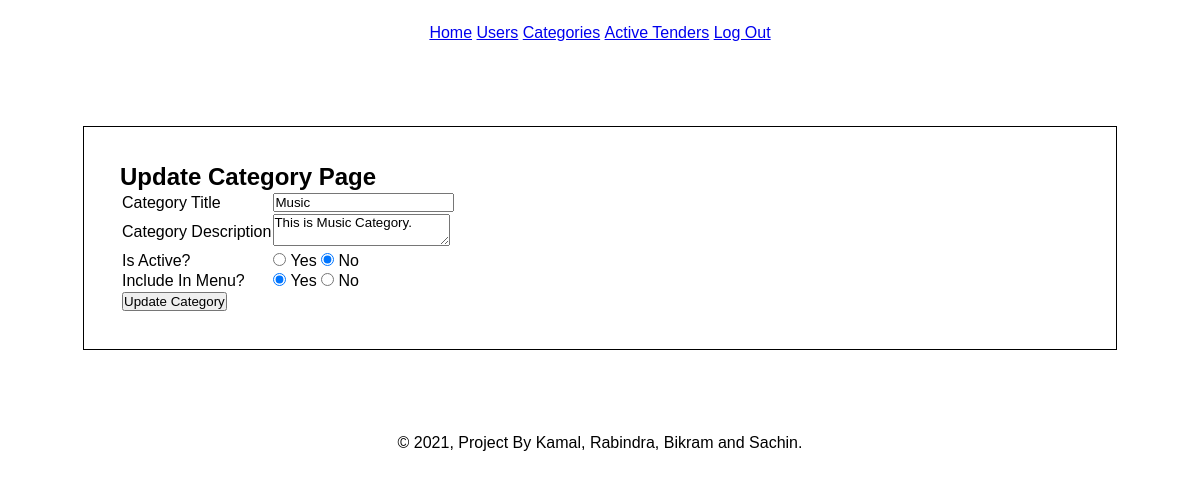
The page /admin/update_category.php?category_id=3 (signed in) on the database its author committed.
### tables this page shows
CREATE TABLE `tbl_categories` (
  `category_id` int(10) UNSIGNED NOT NULL,
  `category_title` varchar(100) NOT NULL,
  `category_description` varchar(255) NOT NULL,
  `is_active` tinyint(1) NOT NULL,
  `include_in_menu` tinyint(1) NOT NULL,
  `created_at` datetime NOT NULL,
  `updated_at` datetime NOT NULL
);

### admin/update_category.php (the view, shortened to what this page needs)
<?php
    if(isset($_GET['category_id']))
    {
        $category_id = $_GET['category_id'];
        $conn = mysqli_connect(LOCALHOST,USERNAME,PASSWORD) or die(mysqli_error());
        $query = "SELECT * FROM tbl_categories WHERE category_id=$category_id";
        $res = mysqli_query($conn,$query);
        if($res==true)
        {
            $row = mysqli_fetch_assoc($res);
            $category_title = $row['category_title'];
            $category_description = $row['category_description'];
            $include_in_menu = $row['include_in_menu'];
            $is_active = $row['is_active'];
        }
    }
    else
    {
        header('location:'.SITEURL.'admin/categories.php');
    }
?>
<?php
    include('box/header.php');
?>
    <section class="main">
        <h1>Update Category Page</h1>
        <form method="post" action="update_category_action.php">
            <table>
                <tr>
                    <td>Category Title</td>
                    <td><input type="text" name="category_title" value="<?php echo $category_title; ?>" /></td>
                </tr>
                <tr>
                    <td>Category Description</td>
                    <td><textarea name="category_description"><?php echo $category_description; ?></textarea></td>
                </tr>
                <tr>
                    <td>Is Active?</td>
                    <td>
                        <input <?php if($is_active == 1){echo "checked='checked'";} ?> type="radio" name="is_active" value="1" /> Yes
                        <input <?php if($is_active == 0){echo "checked='checked'";} ?> type="radio" name="is_active" value="0" /> No
                    </td>
                </tr>
                <tr>
                    <td>Include In Menu?</td>
                    <td>
                        <input <?php if($include_in_menu == 1){echo "checked='checked'";} ?> type="radio" name="include_in_menu" value="1" /> Yes
                        <input <?php if($include_in_menu == 0){echo "checked='checked'";} ?> type="radio" name="include_in_menu" value="0" /> No
                    </td>
                </tr>
                <tr>
                    <td colspan="2">
                        <input type="submit" name="submit" value="Update Category" />
                    </td>
                </tr>
            </table>
        </form>
    </section>
    <?php include('box/footer.php'); ?>

### assets/css/style.css (style rules this page uses)
* { margin: 0 0; padding: 0 0; font-family: sans-serif,arial,helvetica; }
.main { width: 80%; border: 1px solid black; padding: 3%; margin: 5% auto; }

### rows shown on the page
tbl_categories: category_title "Music", category_description "This is Music Category.", is_active "☑", include_in_menu "☑"
